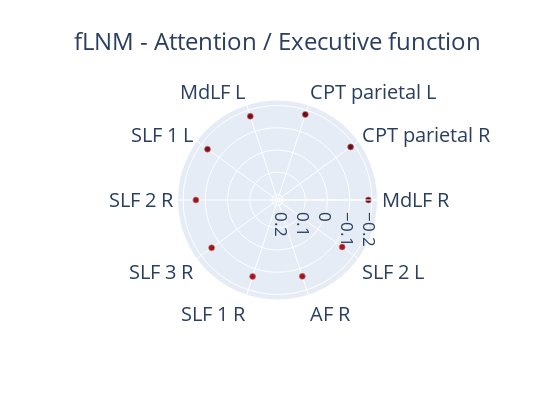
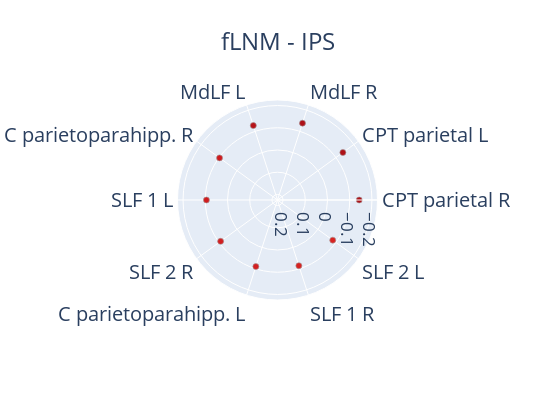
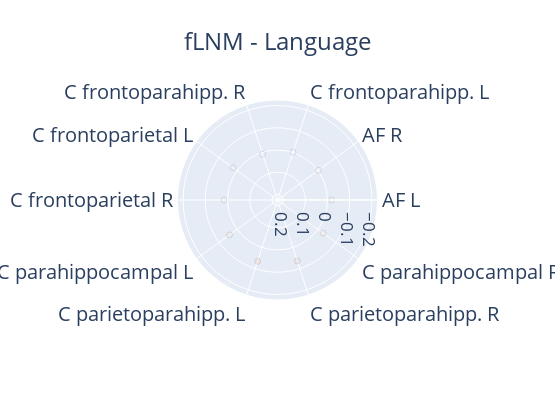
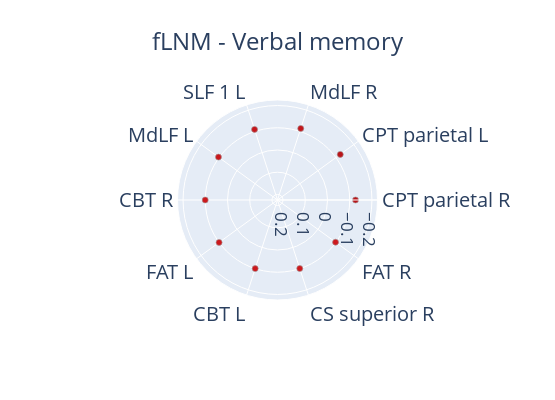

Source (notebook cell) for these figures, in order:
### Markdown cell above
# 10 strongest tracts

### Code cell
for beta_index_name, beta_index in result_dict_tracts.items():

    effects = beta_index.copy()
    effects_signif = result_dict_tracts_signif[beta_index_name].copy() # Assuming similar structure as result_dict_tracts



    roistats_df = pd.DataFrame({"effects": effects.values.flatten(), "effects_signif": effects_signif.values.flatten()}, index=labels_tracts)
    roistats_df["effects_sinif_abs"] = np.abs(roistats_df["effects_signif"])
    top = roistats_df["effects_sinif_abs"].sort_values(ascending=False).index[:10]

    fig_list = []

    roistats_df_top = roistats_df.loc[top].reset_index()
 
    roistats_df_top["index"] = roistats_df_top["index"].str.replace(".nii.gz","")
    roistats_df_top["index"] = roistats_df_top["index"].map(tract_abbreviation_dict)

    import plotly.express as px
    import plotly.graph_objs as go

    #Determine color map based on the range of 'effects'
    if roistats_df_top["effects"].max() < 0:
        cmap = "Reds_r"
        radialaxis_range=[0,-0.225]
    elif roistats_df_top["effects"].min() > 0:
        cmap = "Blues_r"
        radialaxis_range=[0.225, 0]
    else:
        cmap = "RdBu"
    radialaxis_range=[0.225, -0.225]

    showlegend=False

    # Create a new figure
    fig = go.Figure()

    # Add the 'effects' scatter plot
    fig.add_trace(go.Scatterpolar(
        r=roistats_df_top['effects'],
        theta=roistats_df_top['index'],
        mode='markers',
        name='n.s.',
        marker=dict(color=roistats_df_top['effects'], opacity=0.2, coloraxis="coloraxis", line=dict(width=0.5, color="Black")),
        
    ))

    # Add the 'effects_signif' scatter plot
    fig.add_trace(go.Scatterpolar(
        r=roistats_df_top['effects_signif'],
        theta=roistats_df_top['index'],
        mode='markers',
        name='p<0.05',
        marker=dict(color=roistats_df_top['effects'], coloraxis="coloraxis", line=dict(width=0.5, color="Darkgray")),
        opacity=1
    ))

    # Update figure layout
    fig.update_layout(
        title=f"{beta_index_name_styling_dict[beta_index_name]}",
        title_x=0.5,
        width=555,
        height=400,
        coloraxis=dict(colorscale=cmap, cmin=-0.2, cmax=0.2),
        polar=dict(radialaxis=dict(nticks=5), radialaxis_range=radialaxis_range),
        legend_title_text=r'',
        showlegend=showlegend,
        coloraxis_showscale=False,
        font=dict(size=17),
    )

    margin = 100
    fig.update_layout(margin=dict(l=margin, r=margin, t=margin, b=margin)) 
    fig.update_polars(angularaxis_tickfont=dict(size=20))

    fig_list.append(fig)
    fig.show()
    fig.write_image(output_dir/f"top_wmtracts_{beta_index_name}_radar_plots.png", scale=4)

### Figure 1 — Plotly figure (JSON) as saved in the notebook; plotly's stock layout.template omitted (floating-point values rounded to 4 significant figures)
{"data": [{"marker": {"color": [-0.1839, -0.1816, -0.1798, -0.171, -0.1643, -0.1422, -0.1413, -0.1372, -0.1363, -0.1347], "coloraxis": "coloraxis", "line": {"color": "Black", "width": 0.5}, "opacity": 0.2}, "mode": "markers", "name": "n.s.", "r": [-0.1839, -0.1816, -0.1798, -0.171, -0.1643, -0.1422, -0.1413, -0.1372, -0.1363, -0.1347], "theta": ["MdLF R", "CPT parietal R", "CPT parietal L", "MdLF L", "SLF 1 L", "SLF 2 R", "SLF 3 R", "SLF 1 R", "AF R", "SLF 2 L"], "type": "scatterpolar"}, {"marker": {"color": [-0.1839, -0.1816, -0.1798, -0.171, -0.1643, -0.1422, -0.1413, -0.1372, -0.1363, -0.1347], "coloraxis": "coloraxis", "line": {"color": "Darkgray", "width": 0.5}}, "mode": "markers", "name": "p<0.05", "opacity": 1, "r": [-0.1839, -0.1816, -0.1798, -0.171, -0.1643, -0.1422, -0.1413, -0.1372, -0.1363, -0.1347], "theta": ["MdLF R", "CPT parietal R", "CPT parietal L", "MdLF L", "SLF 1 L", "SLF 2 R", "SLF 3 R", "SLF 1 R", "AF R", "SLF 2 L"], "type": "scatterpolar"}], "layout": {"coloraxis": {"cmax": 0.2, "cmin": -0.2, "colorscale": [[0, "rgb(103,0,13)"], [0.125, "rgb(165,15,21)"], [0.25, "rgb(203,24,29)"], [0.375, "rgb(239,59,44)"], [0.5, "rgb(251,106,74)"], [0.625, "rgb(252,146,114)"], [0.75, "rgb(252,187,161)"], [0.875, "rgb(254,224,210)"], [1, "rgb(255,245,240)"]], "showscale": false}, "font": {"size": 17}, "height": 400, "legend": {"title": {"text": ""}}, "margin": {"b": 100, "l": 100, "r": 100, "t": 100}, "polar": {"angularaxis": {"tickfont": {"size": 20}}, "radialaxis": {"nticks": 5, "range": [0.225, -0.225]}}, "showlegend": false, "title": {"text": "fLNM - Attention / Executive function", "x": 0.5}, "width": 555}}

### Figure 2 — Plotly figure (JSON) as saved in the notebook; plotly's stock layout.template omitted (floating-point values rounded to 4 significant figures)
{"data": [{"marker": {"color": [-0.1427, -0.1387, -0.1387, -0.1272, -0.0974, -0.0948, -0.0914, -0.0899, -0.086, -0.0823], "coloraxis": "coloraxis", "line": {"color": "Black", "width": 0.5}, "opacity": 0.2}, "mode": "markers", "name": "n.s.", "r": [-0.1427, -0.1387, -0.1387, -0.1272, -0.0974, -0.0948, -0.0914, -0.0899, -0.086, -0.0823], "theta": ["CPT parietal R", "CPT parietal L", "MdLF R", "MdLF L", "C parietoparahipp. R", "SLF 1 L", "SLF 2 R", "C parietoparahipp. L", "SLF 1 R", "SLF 2 L"], "type": "scatterpolar"}, {"marker": {"color": [-0.1427, -0.1387, -0.1387, -0.1272, -0.0974, -0.0948, -0.0914, -0.0899, -0.086, -0.0823], "coloraxis": "coloraxis", "line": {"color": "Darkgray", "width": 0.5}}, "mode": "markers", "name": "p<0.05", "opacity": 1, "r": [-0.1427, -0.1387, -0.1387, -0.1272, -0.0974, -0.0948, -0.0914, -0.0899, -0.086, -0.0823], "theta": ["CPT parietal R", "CPT parietal L", "MdLF R", "MdLF L", "C parietoparahipp. R", "SLF 1 L", "SLF 2 R", "C parietoparahipp. L", "SLF 1 R", "SLF 2 L"], "type": "scatterpolar"}], "layout": {"coloraxis": {"cmax": 0.2, "cmin": -0.2, "colorscale": [[0, "rgb(103,0,13)"], [0.125, "rgb(165,15,21)"], [0.25, "rgb(203,24,29)"], [0.375, "rgb(239,59,44)"], [0.5, "rgb(251,106,74)"], [0.625, "rgb(252,146,114)"], [0.75, "rgb(252,187,161)"], [0.875, "rgb(254,224,210)"], [1, "rgb(255,245,240)"]], "showscale": false}, "font": {"size": 17}, "height": 400, "legend": {"title": {"text": ""}}, "margin": {"b": 100, "l": 100, "r": 100, "t": 100}, "polar": {"angularaxis": {"tickfont": {"size": 20}}, "radialaxis": {"nticks": 5, "range": [0.225, -0.225]}}, "showlegend": false, "title": {"text": "fLNM - IPS", "x": 0.5}, "width": 555}}

### Figure 3 — Plotly figure (JSON) as saved in the notebook; plotly's stock layout.template omitted (floating-point values rounded to 4 significant figures)
{"data": [{"marker": {"color": [-0.0188, -0.0029, -0.002, 0.0086, -0.0221, -0.0157, -0.0416, -0.065, -0.0632, -0.0291], "coloraxis": "coloraxis", "line": {"color": "Black", "width": 0.5}, "opacity": 0.2}, "mode": "markers", "name": "n.s.", "r": [-0.0188, -0.0029, -0.002, 0.0086, -0.0221, -0.0157, -0.0416, -0.065, -0.0632, -0.0291], "theta": ["AF L", "AF R", "C frontoparahipp. L", "C frontoparahipp. R", "C frontoparietal L", "C frontoparietal R", "C parahippocampal L", "C parietoparahipp. L", "C parietoparahipp. R", "C parahippocampal R"], "type": "scatterpolar"}, {"marker": {"color": [-0.0188, -0.0029, -0.002, 0.0086, -0.0221, -0.0157, -0.0416, -0.065, -0.0632, -0.0291], "coloraxis": "coloraxis", "line": {"color": "Darkgray", "width": 0.5}}, "mode": "markers", "name": "p<0.05", "opacity": 1, "r": [null, null, null, null, null, null, null, null, null, null], "theta": ["AF L", "AF R", "C frontoparahipp. L", "C frontoparahipp. R", "C frontoparietal L", "C frontoparietal R", "C parahippocampal L", "C parietoparahipp. L", "C parietoparahipp. R", "C parahippocampal R"], "type": "scatterpolar"}], "layout": {"coloraxis": {"cmax": 0.2, "cmin": -0.2, "colorscale": [[0, "rgb(103,0,31)"], [0.1, "rgb(178,24,43)"], [0.2, "rgb(214,96,77)"], [0.3, "rgb(244,165,130)"], [0.4, "rgb(253,219,199)"], [0.5, "rgb(247,247,247)"], [0.6, "rgb(209,229,240)"], [0.7, "rgb(146,197,222)"], [0.8, "rgb(67,147,195)"], [0.9, "rgb(33,102,172)"], [1, "rgb(5,48,97)"]], "showscale": false}, "font": {"size": 17}, "height": 400, "legend": {"title": {"text": ""}}, "margin": {"b": 100, "l": 100, "r": 100, "t": 100}, "polar": {"angularaxis": {"tickfont": {"size": 20}}, "radialaxis": {"nticks": 5, "range": [0.225, -0.225]}}, "showlegend": false, "title": {"text": "fLNM - Language", "x": 0.5}, "width": 555}}

### Figure 4 — Plotly figure (JSON) as saved in the notebook; plotly's stock layout.template omitted (floating-point values rounded to 4 significant figures)
{"data": [{"marker": {"color": [-0.1261, -0.1242, -0.1134, -0.1091, -0.1033, -0.1004, -0.0999, -0.0997, -0.0991, -0.0979], "coloraxis": "coloraxis", "line": {"color": "Black", "width": 0.5}, "opacity": 0.2}, "mode": "markers", "name": "n.s.", "r": [-0.1261, -0.1242, -0.1134, -0.1091, -0.1033, -0.1004, -0.0999, -0.0997, -0.0991, -0.0979], "theta": ["CPT parietal R", "CPT parietal L", "MdLF R", "SLF 1 L", "MdLF L", "CBT R", "FAT L", "CBT L", "CS superior R", "FAT R"], "type": "scatterpolar"}, {"marker": {"color": [-0.1261, -0.1242, -0.1134, -0.1091, -0.1033, -0.1004, -0.0999, -0.0997, -0.0991, -0.0979], "coloraxis": "coloraxis", "line": {"color": "Darkgray", "width": 0.5}}, "mode": "markers", "name": "p<0.05", "opacity": 1, "r": [-0.1261, -0.1242, -0.1134, -0.1091, -0.1033, -0.1004, -0.0999, -0.0997, -0.0991, -0.0979], "theta": ["CPT parietal R", "CPT parietal L", "MdLF R", "SLF 1 L", "MdLF L", "CBT R", "FAT L", "CBT L", "CS superior R", "FAT R"], "type": "scatterpolar"}], "layout": {"coloraxis": {"cmax": 0.2, "cmin": -0.2, "colorscale": [[0, "rgb(103,0,13)"], [0.125, "rgb(165,15,21)"], [0.25, "rgb(203,24,29)"], [0.375, "rgb(239,59,44)"], [0.5, "rgb(251,106,74)"], [0.625, "rgb(252,146,114)"], [0.75, "rgb(252,187,161)"], [0.875, "rgb(254,224,210)"], [1, "rgb(255,245,240)"]], "showscale": false}, "font": {"size": 17}, "height": 400, "legend": {"title": {"text": ""}}, "margin": {"b": 100, "l": 100, "r": 100, "t": 100}, "polar": {"angularaxis": {"tickfont": {"size": 20}}, "radialaxis": {"nticks": 5, "range": [0.225, -0.225]}}, "showlegend": false, "title": {"text": "fLNM - Verbal memory", "x": 0.5}, "width": 555}}
